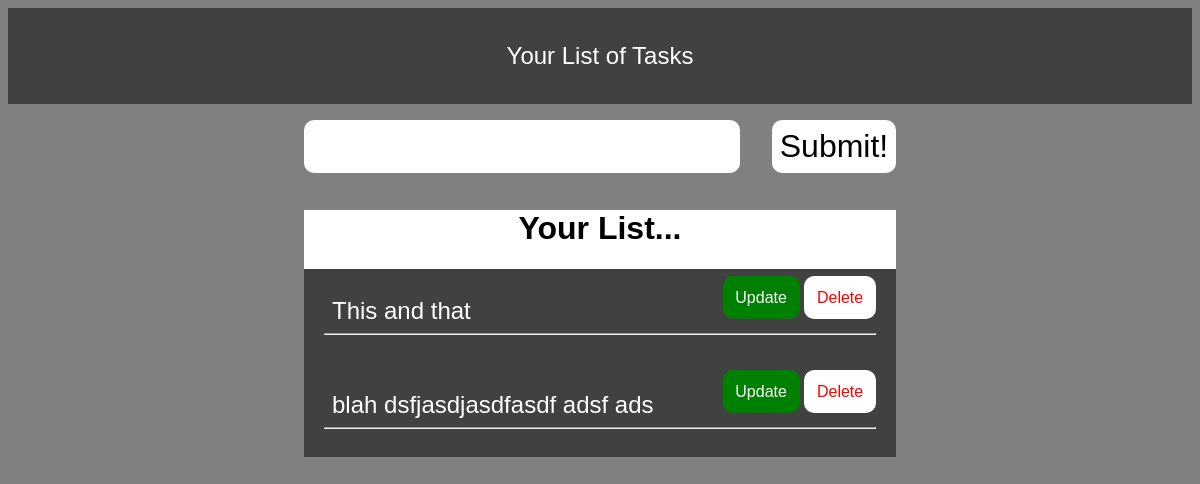
Before: / with the older database file.
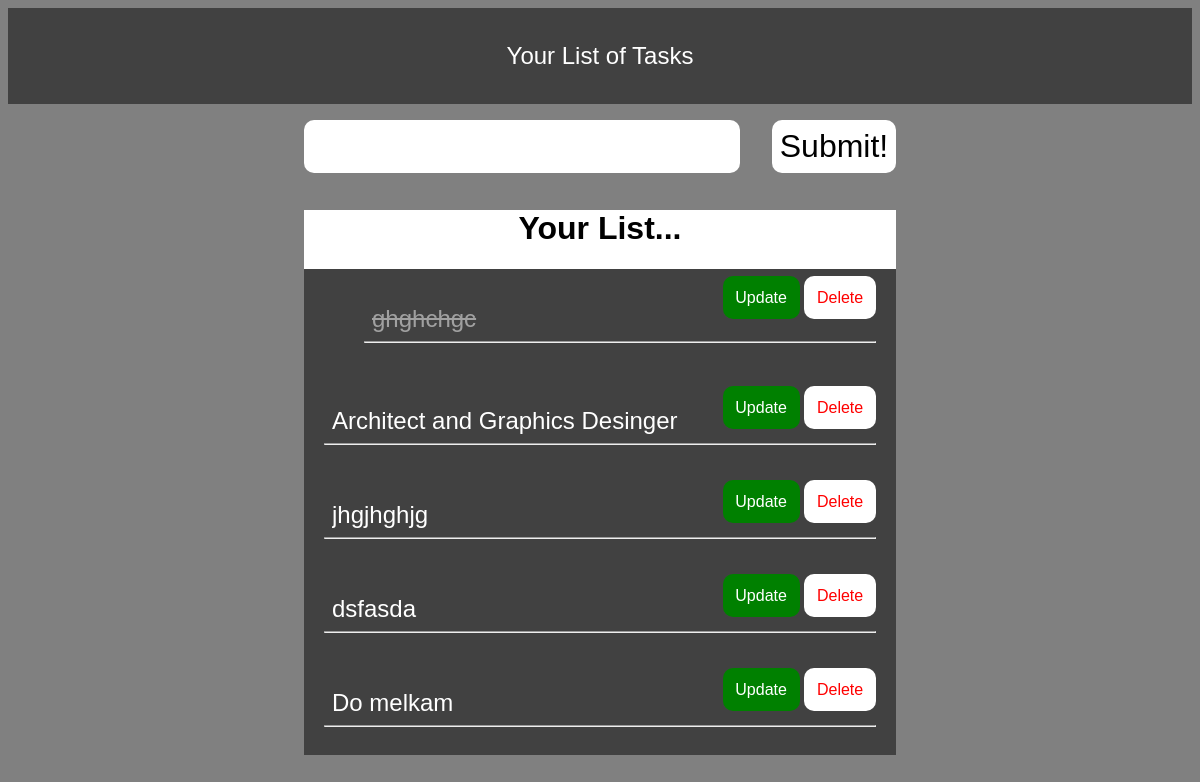
After: the same page with the newer database file.
### tasks/models.py (models this page shows)
class Task(models.Model):
    title = models.CharField(max_length=200)
    complete = models.BooleanField(default=False)
    created = models.DateTimeField(auto_now_add=True)
    def __str__(self):
        return self.title

### tasks/views.py (the view)
# urls.py: path('', views.index, name="list"),
def index(request):
    title = "Zee's Todo List"
    tasks = Task.objects.all()
    form = TaskForm()
    if request.method == 'POST':
        form = TaskForm(request.POST)
        if form.is_valid():
            form.save()
        return redirect('/')
    context = {'tasks': tasks, 'form': form, 'title': title, 'header':"Your List of Tasks"}
    return render(request, 'tasks/list.html', context)

### tasks/forms.py
class TaskForm(forms.ModelForm):
    class Meta:
        model = Task
        fields = '__all__'

### tasks/templates/tasks/list.html (shortened to what this page needs)
{% include "base.html" %}
{% block content %}
    <form method="POST" action="/">
        {{ form.title }}
        <input type="submit" name="Create Task!" value="Submit!">
    </form>
    <div class="task-container">
        <h1>Your List...</h1>
        {% for task in tasks %}
        <div class="single-task">
            <div class="buttons">
                <a class="update-btn" href="{% url 'update_task' task.id %}">Update</a>
                <a class="delete-btn"href="{% url 'delete' task.id %}">Delete</a>
            </div>
            {% if task.complete == True %}
                <ul class="task-list">
                    <li class="tasks strike">{{ task }}</li>
                    <hr>
            {%else%}
                    <li class="tasks">{{ task }}</li>
                    <hr>
            {%endif%}
        </div>
        {% endfor %}
    </div>
{% endblock content %}

Changed rows visible on the page:
removed Task: title "This and that"
removed Task: title "blah dsfjasdjasdfasdf adsf ads"
added Task: title "ghghchgc"
added Task: title "Architect and Graphics Desinger"
added Task: title "jhgjhghjg"
added Task: title "dsfasda"
added Task: title "Do melkam"
